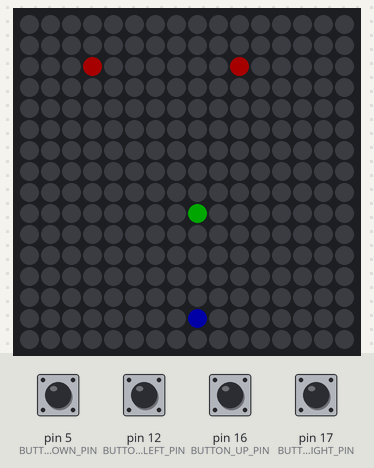
A sketch run on a simulated Arduino Uno, built with avr-gcc and run on an emulated ATmega328P. Shown: 16×16 RGB LED matrix (first LED top left, wired row by row). Inputs (shaded band) come from the test bench; at power-on: pin 5 (BUTTON_DOWN_PIN), pin 12 (BUTTON_LEFT_PIN), pin 16 (BUTTON_UP_PIN), pin 17 (BUTTON_RIGHT_PIN) HIGH. Dim RGB values are drawn brighter than linear; random numbers use the default seed unless the sketch sets one.

Above: at 1.2 s.
1.3 s: pin 5 (BUTTON_DOWN_PIN) pulled LOW for 0.15 s
At 1.91 s:
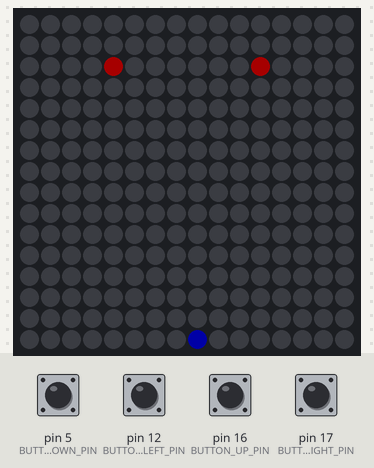
2.9 s: pin 12 (BUTTON_LEFT_PIN) pulled LOW for 0.15 s
At 3.15 s:
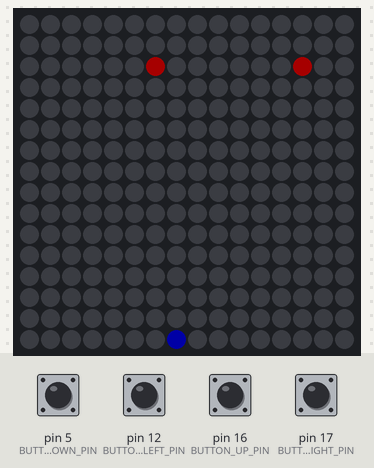
4.5 s: pin 16 (BUTTON_UP_PIN) pulled LOW for 0.15 s
At 5.26 s:
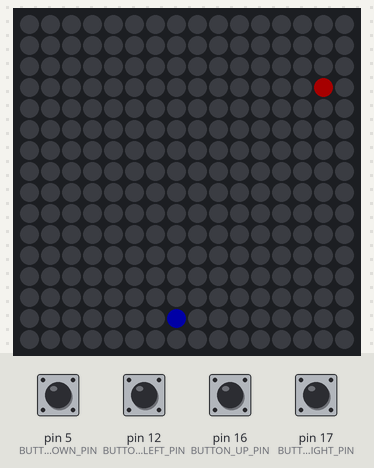
6.1 s: pin 17 (BUTTON_RIGHT_PIN) pulled LOW for 0.15 s
At 6.37 s:
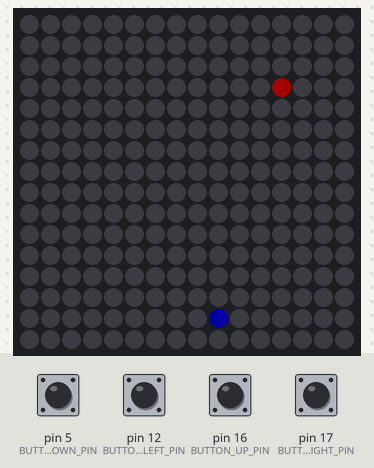
7.7 s: pin 5 (BUTTON_DOWN_PIN) pulled LOW for 1 s
At 9.48 s:
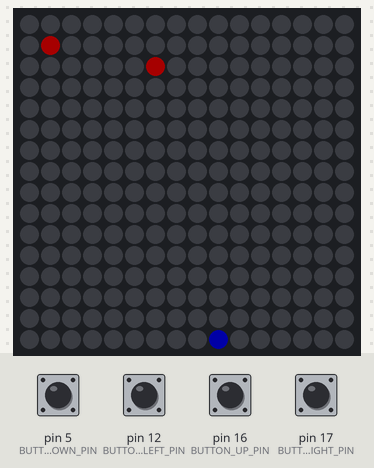
10.2 s: pin 12 (BUTTON_LEFT_PIN) pulled LOW for 1 s
At 12.85 s:
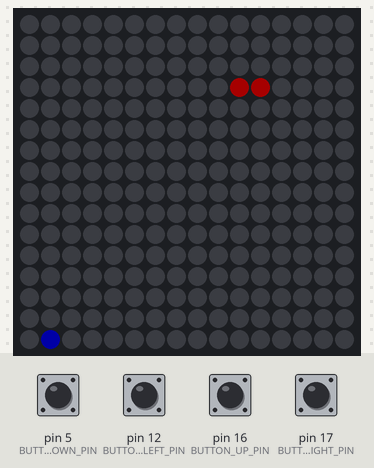

The sketch:

JUEGO-NAVE-WS2812B.ino
```cpp
#include <Adafruit_GFX.h>
#include <Adafruit_NeoMatrix.h>
#include <Adafruit_NeoPixel.h>

// Definir el pin donde está conectado el strip de LEDs y los pulsadores
#define PIN 18
#define BUTTON_UP_PIN 16
#define BUTTON_DOWN_PIN 5
#define BUTTON_LEFT_PIN 12
#define BUTTON_RIGHT_PIN 17

// Crear una matriz de 16x16 LEDs en modo serpiente
Adafruit_NeoMatrix matrix = Adafruit_NeoMatrix(16, 16, PIN,
  NEO_MATRIX_TOP     + NEO_MATRIX_LEFT +
  NEO_MATRIX_ROWS    + NEO_MATRIX_ZIGZAG,
  NEO_GRB            + NEO_KHZ800);

// Variables del juego de la nave espacial
int playerX = 8; // Posición inicial de la nave
int playerY = 14;
int bulletX = -1;
int bulletY = -1;
bool bulletFired = false;
bool gameOver = false;
int level = 1;
int enemyCount = 1;
unsigned long lastEnemyMoveTime = 0;
const int enemyMoveInterval = 500; // Intervalo de movimiento de enemigos en milisegundos

struct Enemy {
  int x;
  int y;
  bool active;
};

Enemy enemies[10]; // Hasta 10 enemigos

void setup() {
  Serial.begin(115200);
  matrix.begin();
  matrix.setTextWrap(false);
  matrix.setBrightness(40);
  matrix.fillScreen(0);
  matrix.show();

  // Configurar los pines de los botones
  pinMode(BUTTON_UP_PIN, INPUT_PULLUP);
  pinMode(BUTTON_DOWN_PIN, INPUT_PULLUP);
  pinMode(BUTTON_LEFT_PIN, INPUT_PULLUP);
  pinMode(BUTTON_RIGHT_PIN, INPUT_PULLUP);

  // Colocar los enemigos iniciales
  initializeEnemies();
}

void loop() {
  if (gameOver) {
    displayGameOverScroll();
    resetGame();
  } else {
    movePlayer();
    moveBullet();
    if (millis() - lastEnemyMoveTime > enemyMoveInterval) {
      moveEnemies();
      lastEnemyMoveTime = millis();
    }
    checkCollisions();
    drawGame();
    delay(100);  // Ajusta este valor para cambiar la velocidad del juego
  }
}

void initializeEnemies() {
  for (int i = 0; i < enemyCount; i++) {
    enemies[i].x = random(matrix.width());
    enemies[i].y = random(3); // Empieza en las primeras 3 filas
    enemies[i].active = true;
  }
}

void movePlayer() {
  if (digitalRead(BUTTON_UP_PIN) == LOW && playerY > 0) {
    playerY--;
  } else if (digitalRead(BUTTON_DOWN_PIN) == LOW && playerY < matrix.height() - 1) {
    playerY++;
  } else if (digitalRead(BUTTON_LEFT_PIN) == LOW && playerX > 0) {
    playerX--;
  } else if (digitalRead(BUTTON_RIGHT_PIN) == LOW && playerX < matrix.width() - 1) {
    playerX++;
  }
}

void moveBullet() {
  if (bulletFired) {
    if (bulletY >= 0) {
      bulletY -= 2; // La bala se mueve más rápido
    } else {
      bulletFired = false;
    }
  } else {
    bulletX = playerX;
    bulletY = playerY - 1;
    bulletFired = true;
  }
}

void moveEnemies() {
  static int direction = 1;
  for (int i = 0; i < enemyCount; i++) {
    if (enemies[i].active) {
      enemies[i].x += direction;
      if (enemies[i].x <= 0 || enemies[i].x >= matrix.width() - 1) {
        direction = -direction;
        for (int j = 0; j < enemyCount; j++) {
          enemies[j].y++;
          if (enemies[j].y >= matrix.height()) {
            gameOver = true;
          }
        }
        break;
      }
    }
  }
}

void checkCollisions() {
  // Comprobar colisión de la bala con los enemigos
  for (int i = 0; i < enemyCount; i++) {
    if (bulletFired && enemies[i].active && bulletX == enemies[i].x && bulletY == enemies[i].y) {
      enemies[i].active = false;
      bulletFired = false;
    }
  }

  // Comprobar si todos los enemigos están inactivos
  bool allEnemiesInactive = true;
  for (int i = 0; i < enemyCount; i++) {
    if (enemies[i].active) {
      allEnemiesInactive = false;
      break;
    }
  }

  if (allEnemiesInactive) {
    level++;
    enemyCount = min(level, 10); // Incrementa el número de enemigos hasta 10
    initializeEnemies();
  }

  // Comprobar colisión del jugador con los enemigos
  for (int i = 0; i < enemyCount; i++) {
    if (enemies[i].active && playerX == enemies[i].x && playerY == enemies[i].y) {
      gameOver = true;
    }
  }
}

void drawGame() {
  matrix.fillScreen(0);

  // Dibujar la nave del jugador
  matrix.drawPixel(playerX, playerY, matrix.Color(0, 0, 255));

  // Dibujar los enemigos
  for (int i = 0; i < enemyCount; i++) {
    if (enemies[i].active) {
      matrix.drawPixel(enemies[i].x, enemies[i].y, matrix.Color(255, 0, 0));
    }
  }

  // Dibujar la bala
  if (bulletFired) {
    matrix.drawPixel(bulletX, bulletY, matrix.Color(0, 255, 0));
  }

  matrix.show();
}

void displayGameOverScroll() {
  matrix.fillScreen(0);
  matrix.setTextWrap(false);
  matrix.setTextColor(matrix.Color(255, 0, 0));
  matrix.setTextSize(1);

  // Definir el mensaje y la longitud del mensaje
  const char* message = "Game Over";
  int messageLength = 9; // Longitud de "Game Over"

  for (int x = matrix.width(); x >= -messageLength * 6; x--) {
    matrix.fillScreen(0);
    matrix.setCursor(x, 5);
    matrix.print(message);
    matrix.show();
    delay(100);  // Ajusta este valor para cambiar la velocidad del desplazamiento
  }
}

void resetGame() {
  gameOver = false;
  playerX = 8;
  playerY = 14;
  bulletFired = false;
  level = 1;
  enemyCount = 1;
  initializeEnemies();
}
```
